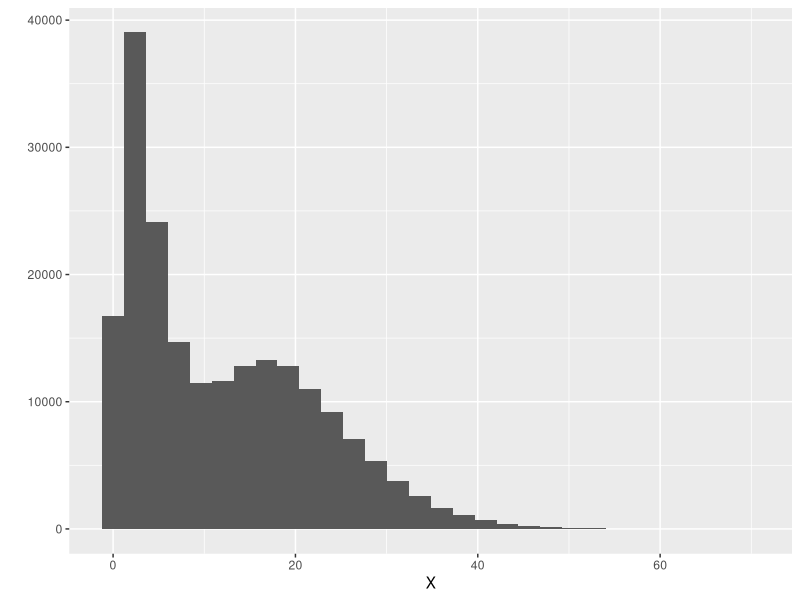
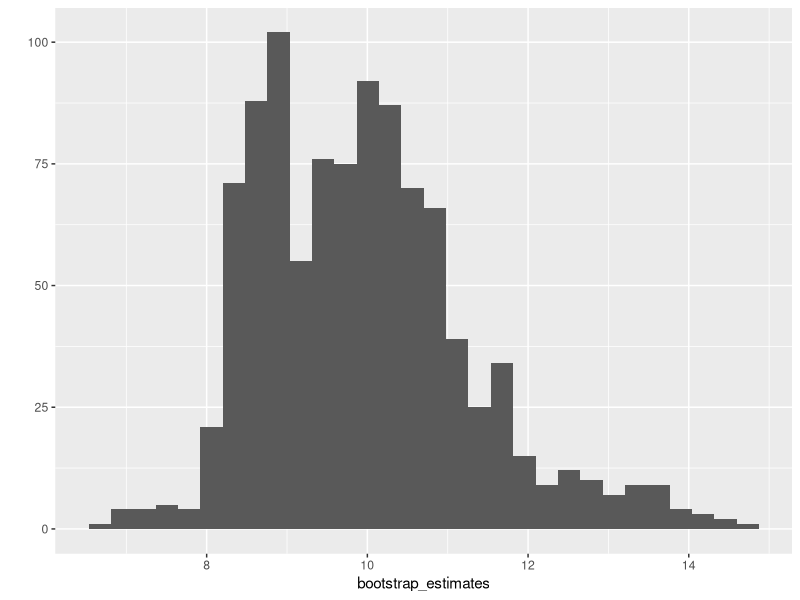

Reproduce these figures in R, in order.
## ---- chunk 1
knitr::opts_chunk$set(echo = TRUE)
library(tidyverse)
## ---- chunk 2
n <- 200000
mix <- rbinom(n, 1, .5)
X <- mix * rchisq(n, 3, 1) + (1-mix) * rchisq(n, 10, 10)
qplot(X)
## ---- chunk 3
sqrt(prod(quantile(X, probs = c(.4, .6))))
## ---- chunk 4
Xs <- sample(X, 100, replace = FALSE)
sqrt(prod(quantile(Xs, probs = c(.4, .6))))
## ---- chunk 5
Xsb <- sample(Xs, 100, replace = TRUE)
sqrt(prod(quantile(Xsb, probs = c(.4, .6))))
## ---- chunk 6
B <- 1000
estimator <- function(subsample) {
  sqrt(prod(quantile(subsample, probs = c(.4, .6))))  
}
bootstrap_iteration <- function(Xsample) {
  subsample <- sample(Xsample, length(Xsample), replace = TRUE)  
  estimator(subsample)
}
bootstrap_estimates <- replicate(B, bootstrap_iteration(Xs))
## ---- chunk 7
qplot(bootstrap_estimates)
## ---- chunk 8
quantile(bootstrap_estimates, probs = c(0.025, 0.972))
